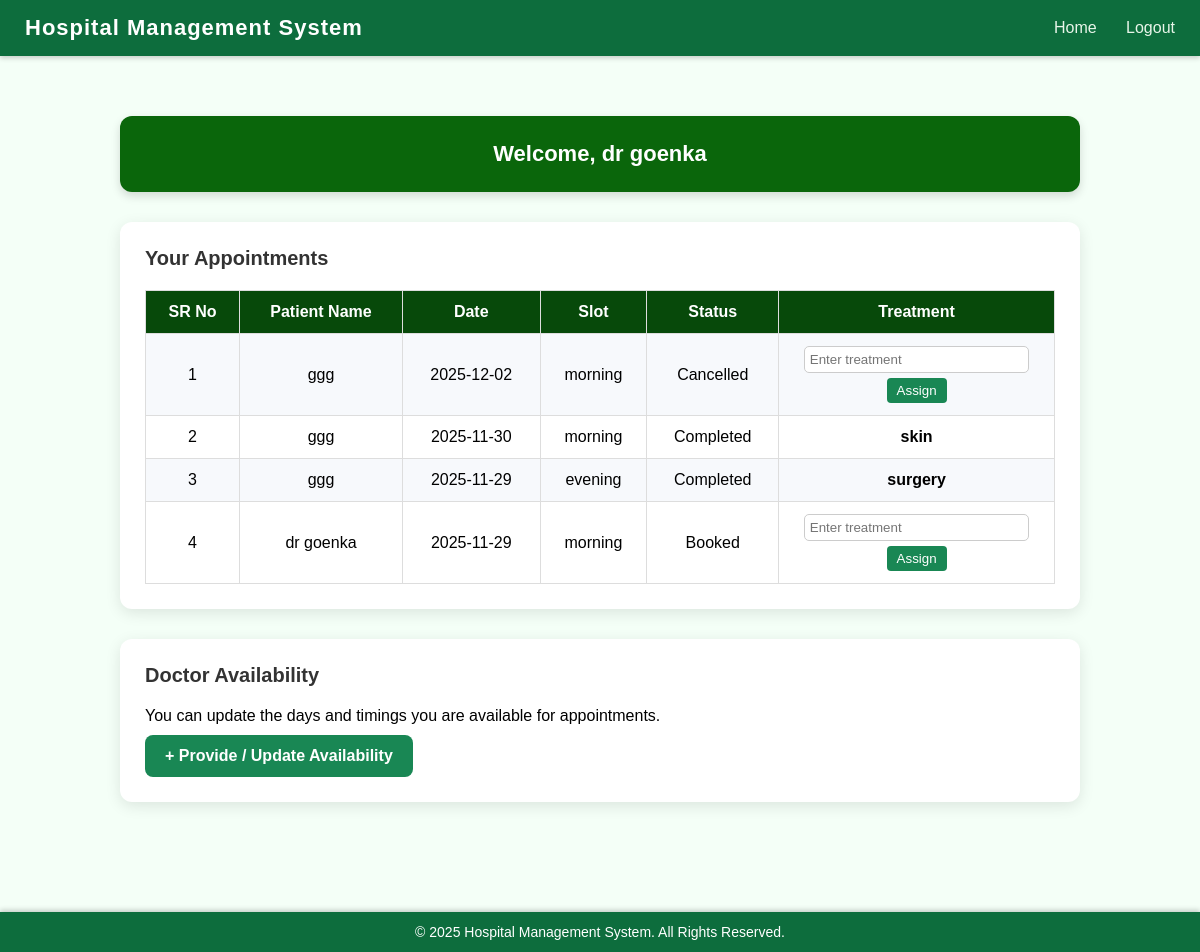
The app's page /doctor_dashboard (signed in) with its own data.
### app.py (models this page shows)
class User(db.Model):
    __tablename__='users'
    id=db.Column(db.Integer,primary_key=True)
    username=db.Column(db.String(150),unique=True,nullable=False)
    email=db.Column(db.String(150),unique=True,nullable=False)
    password=db.Column(db.String(150),nullable=False)
    role=db.Column(db.String(50),nullable=False)#eg doctor admin patient
    created_at=db.Column(db.DateTime,default=datetime.utcnow)
    department_id=db.Column(db.Integer,db.ForeignKey('departments.id'),nullable=True)
    department=db.relationship("Department",back_populates="doctors")
    experience=db.Column(db.Integer,nullable=True)
    qualifications=db.Column(db.String(250),nullable=True)
    blacklisted=db.Column(db.Boolean, default=False)
    availabilities = db.relationship('DoctorAvailability', back_populates='doctor', cascade="all, delete-orphan")

class Appointment(db.Model):
    __tablename__='appointment'
    id=db.Column(db.Integer,primary_key=True)
    date=db.Column(db.String(20))
    time=db.Column(db.String(20))
    status=db.Column(db.String(20),default='Booked')#pending approved or cancelled
    user_id = db.Column(db.Integer)
    patient_id = db.Column(db.Integer, db.ForeignKey("users.id"), nullable=False)
    doctor_id = db.Column(db.Integer, db.ForeignKey("users.id"), nullable=False)
    treatment_name=db.Column(db.String(250))
    patient = db.relationship('User', foreign_keys=[patient_id], backref='appointments_as_patient')
    doctor = db.relationship('User', foreign_keys=[doctor_id], backref='appointments_as_doctor')

### app.py (the view)
@app.route('/doctor_dashboard')
def doctor_dashboard():
    doctor_id = session['id']
    doctor_name = session['name']
    avail = DoctorAvailability.query.filter_by(doctor_id=doctor_id).all()
    appointments = Appointment.query.filter_by(doctor_id=doctor_id).order_by(Appointment.date.desc()).all()
    treatments = Treatment.query.all()
    return render_template(
        'doctor_dashboard.html',
        doctor_name=doctor_name,
        availabilities=avail,
        appointments=appointments,
        treatments=treatments
    )

### templates/doctor_dashboard.html (shortened to what this page needs)
{% extends "base.html" %}
{% block content %}
<div class="doctor-dashboard-container">
    <div class="welcome-box">
        Welcome, {{ doctor_name }}
    </div>
    <div class="dashboard-section">
        <div class="section-title">Your Appointments</div>
        {% if appointments and appointments|length > 0 %}
        <table>
            <tr>
                <th>SR No</th>
                <th>Patient Name</th>
                <th>Date</th>
                <th>Slot</th>
                <th>Status</th>
                <th>Treatment</th>
            </tr>
            {% for ap in appointments %}
            <tr>
                <td>{{ loop.index }}</td>
                <td>{{ ap.patient.username }}</td>
                <td>{{ ap.date }}</td>
                <td>{{ ap.time }}</td>
                <td>{{ ap.status }}</td>
                <td>
                    {% if ap.treatment_name %}
                        <strong>{{ ap.treatment_name }}</strong>
                    {% else %}
                        <form method="POST" action="{{ url_for('assign_treatment') }}">
                            <input type="text" name="treatment_name" placeholder="Enter treatment" required>
                            <br>
                            <button type="submit" class="assign-btn" style="margin-top:5px;">Assign</button>
                        </form>
                    {% endif %}
                </td>
            </tr>
            {% endfor %}
        </table>
        {% else %}
            <div class="no-data">No booked appointments yet.</div>
        {% endif %}
    </div>
    <div class="dashboard-section">
        <div class="section-title">Doctor Availability</div>
        <p>You can update the days and timings you are available for appointments.</p>
        <a href="{{url_for('doctor_availability')}}" class="availability-btn">
            + Provide / Update Availability
        </a>
    </div>
</div>
{% endblock %}

### templates/base.html (style rules this page uses)
* { margin: 0; padding: 0; box-sizing: border-box; font-family: Arial, Helvetica, sans-serif; }
body { background: #f4fff7; padding-bottom: 60px; }

### templates/doctor_dashboard.html (style rules this page uses)
.doctor-dashboard-container { max-width: 1000px; margin: 40px auto; padding: 20px; }
.welcome-box { background: #0a660b; color: white; padding: 25px; border-radius: 12px; margin-bottom: 30px; font-size: 22px; font-weight: 600; text-align: center; box-shadow: 0 4px 10px rgba(0,0,0,0.15); }
.dashboard-section { background: white; padding: 25px; border-radius: 12px; box-shadow: 0 4px 15px rgba(0,0,0,0.10); margin-bottom: 30px; }
.section-title { font-size: 20px; font-weight: 600; margin-bottom: 20px; color: #333; }
.availability-btn { background: #198754; padding: 12px 20px; display: inline-block; color: white; font-weight: 600; border-radius: 8px; margin-top: 10px; text-decoration: none; transition: 0.2s; }
table { width: 100%; border-collapse: collapse; margin-top: 15px; }
table th, table td { border: 1px solid #ddd; padding: 12px; text-align: center; }
table th { background: #07490a; color: white; font-weight: 600; }
table tr:nth-child(even) { background: #f7f9fc; }
input[type="text"] { padding: 5px; border-radius: 5px; border: 1px solid #ccc; width: 90%; }
button.assign-btn { padding: 5px 10px; background: #198754; color: white; border: none; border-radius: 4px; cursor: pointer; }

### records on screen
User: username "dr goenka"
Appointment: patient.username "ggg", date "2025-12-02", time "morning", status "Cancelled"
Appointment: patient.username "ggg", date "2025-11-30", time "morning", status "Completed", treatment_name "skin"
Appointment: patient.username "ggg", date "2025-11-29", time "evening", status "Completed", treatment_name "surgery"
Appointment: patient.username "dr goenka", date "2025-11-29", time "morning", status "Booked"
